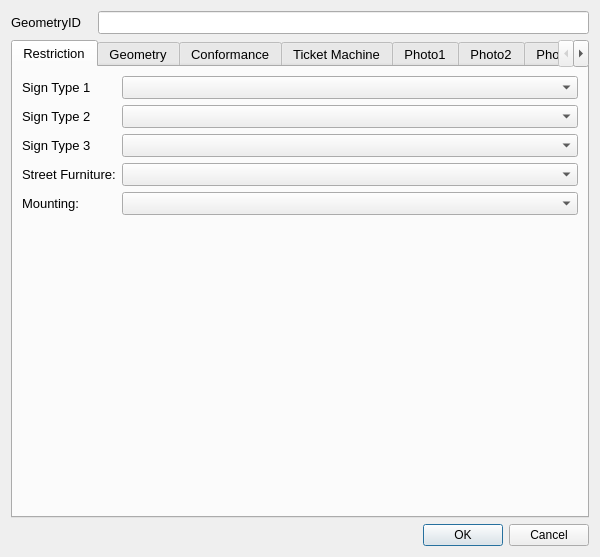
<?xml version="1.0" encoding="UTF-8"?>
<ui version="4.0">
 <class>Dialog</class>
 <widget class="QDialog" name="Dialog">
  <property name="geometry">
   <rect>
    <x>0</x>
    <y>0</y>
    <width>600</width>
    <height>557</height>
   </rect>
  </property>
  <property name="sizePolicy">
   <sizepolicy hsizetype="Minimum" vsizetype="Minimum">
    <horstretch>0</horstretch>
    <verstretch>0</verstretch>
   </sizepolicy>
  </property>
  <property name="maximumSize">
   <size>
    <width>600</width>
    <height>600</height>
   </size>
  </property>
  <property name="windowTitle">
   <string>Dialog</string>
  </property>
  <layout class="QFormLayout" name="formLayout_6">
   <item row="0" column="0">
    <widget class="QLabel" name="label">
     <property name="minimumSize">
      <size>
       <width>81</width>
       <height>16</height>
      </size>
     </property>
     <property name="font">
      <font>
       <pointsize>10</pointsize>
      </font>
     </property>
     <property name="text">
      <string>GeometryID</string>
     </property>
    </widget>
   </item>
   <item row="0" column="1">
    <widget class="QLineEdit" name="GeometryID">
     <property name="font">
      <font>
       <pointsize>10</pointsize>
      </font>
     </property>
     <property name="inputMask">
      <string/>
     </property>
     <property name="readOnly">
      <bool>true</bool>
     </property>
     <property name="placeholderText">
      <string/>
     </property>
    </widget>
   </item>
   <item row="1" column="0" colspan="2">
    <widget class="QTabWidget" name="Details">
     <property name="minimumSize">
      <size>
       <width>0</width>
       <height>0</height>
      </size>
     </property>
     <property name="font">
      <font>
       <pointsize>10</pointsize>
      </font>
     </property>
     <property name="cursor">
      <cursorShape>IBeamCursor</cursorShape>
     </property>
     <property name="mouseTracking">
      <bool>true</bool>
     </property>
     <property name="acceptDrops">
      <bool>true</bool>
     </property>
     <property name="currentIndex">
      <number>0</number>
     </property>
     <widget class="QWidget" name="RestrictionDetails">
      <property name="focusPolicy">
       <enum>Qt::NoFocus</enum>
      </property>
      <attribute name="title">
       <string>Restriction</string>
      </attribute>
      <layout class="QFormLayout" name="formLayout">
       <item row="0" column="0">
        <widget class="QLabel" name="Type1_4">
         <property name="text">
          <string>Sign Type 1</string>
         </property>
        </widget>
       </item>
       <item row="0" column="1">
        <widget class="QComboBox" name="SignType_1"/>
       </item>
       <item row="1" column="0">
        <widget class="QLabel" name="Type1_5">
         <property name="text">
          <string>Sign Type 2</string>
         </property>
        </widget>
       </item>
       <item row="1" column="1">
        <widget class="QComboBox" name="SignType_2"/>
       </item>
       <item row="2" column="0">
        <widget class="QLabel" name="Type1_6">
         <property name="text">
          <string>Sign Type 3</string>
         </property>
        </widget>
       </item>
       <item row="2" column="1">
        <widget class="QComboBox" name="SignType_3"/>
       </item>
       <item row="3" column="0">
        <widget class="QLabel" name="lbl_GeometryType_2">
         <property name="minimumSize">
          <size>
           <width>90</width>
           <height>16</height>
          </size>
         </property>
         <property name="font">
          <font>
           <pointsize>10</pointsize>
          </font>
         </property>
         <property name="text">
          <string>Street Furniture:</string>
         </property>
        </widget>
       </item>
       <item row="3" column="1">
        <widget class="QComboBox" name="Signs_Attachment"/>
       </item>
       <item row="4" column="0">
        <widget class="QLabel" name="lbl_GeometryType">
         <property name="minimumSize">
          <size>
           <width>90</width>
           <height>16</height>
          </size>
         </property>
         <property name="font">
          <font>
           <pointsize>10</pointsize>
          </font>
         </property>
         <property name="text">
          <string>Mounting:</string>
         </property>
        </widget>
       </item>
       <item row="4" column="1">
        <widget class="QComboBox" name="Signs_Mount"/>
       </item>
      </layout>
     </widget>
     <widget class="QWidget" name="Geometry">
      <attribute name="title">
       <string>Geometry</string>
      </attribute>
      <layout class="QFormLayout" name="formLayout_5">
       <item row="0" column="0">
        <widget class="QLabel" name="lbl_RoadName">
         <property name="minimumSize">
          <size>
           <width>90</width>
           <height>16</height>
          </size>
         </property>
         <property name="font">
          <font>
           <pointsize>10</pointsize>
          </font>
         </property>
         <property name="text">
          <string>Road Name:</string>
         </property>
        </widget>
       </item>
       <item row="0" column="1">
        <widget class="QLineEdit" name="RoadName"/>
       </item>
       <item row="1" column="0">
        <widget class="QLabel" name="lbl_USRN">
         <property name="minimumSize">
          <size>
           <width>90</width>
           <height>16</height>
          </size>
         </property>
         <property name="font">
          <font>
           <pointsize>10</pointsize>
          </font>
         </property>
         <property name="text">
          <string>USRN:</string>
         </property>
        </widget>
       </item>
       <item row="1" column="1">
        <widget class="QLineEdit" name="USRN"/>
       </item>
       <item row="2" column="0">
        <widget class="QLabel" name="lbl_AzToRoadCL">
         <property name="minimumSize">
          <size>
           <width>90</width>
           <height>16</height>
          </size>
         </property>
         <property name="font">
          <font>
           <pointsize>10</pointsize>
          </font>
         </property>
         <property name="text">
          <string>Direction to Road Centreline:</string>
         </property>
         <property name="wordWrap">
          <bool>true</bool>
         </property>
        </widget>
       </item>
       <item row="2" column="1">
        <widget class="QLineEdit" name="AzimuthToRoadCentreLine">
         <property name="text">
          <string/>
         </property>
        </widget>
       </item>
       <item row="3" column="1">
        <widget class="QToolButton" name="toolButton_2">
         <property name="text">
          <string>...</string>
         </property>
        </widget>
       </item>
       <item row="4" column="0">
        <widget class="QLabel" name="label_8">
         <property name="text">
          <string>Survey Date:</string>
         </property>
        </widget>
       </item>
       <item row="4" column="1">
        <widget class="QDateTimeEdit" name="Signs_DateTime">
         <property name="readOnly">
          <bool>true</bool>
         </property>
        </widget>
       </item>
       <item row="6" column="0">
        <widget class="QLabel" name="label_9">
         <property name="text">
          <string>Surveyor:</string>
         </property>
        </widget>
       </item>
       <item row="6" column="1">
        <widget class="QLineEdit" name="Surveyor">
         <property name="readOnly">
          <bool>true</bool>
         </property>
        </widget>
       </item>
       <item row="7" column="0">
        <widget class="QLabel" name="lbl_RoadName_2">
         <property name="minimumSize">
          <size>
           <width>90</width>
           <height>16</height>
          </size>
         </property>
         <property name="font">
          <font>
           <pointsize>10</pointsize>
          </font>
         </property>
         <property name="text">
          <string>RestrictionID:</string>
         </property>
        </widget>
       </item>
       <item row="7" column="1">
        <widget class="QLineEdit" name="RestrictionID"/>
       </item>
      </layout>
     </widget>
     <widget class="QWidget" name="Conformance">
      <attribute name="title">
       <string>Conformance</string>
      </attribute>
      <layout class="QFormLayout" name="formLayout_2">
       <item row="0" column="0">
        <widget class="QLabel" name="lbl_TimePeriod_5">
         <property name="minimumSize">
          <size>
           <width>90</width>
           <height>16</height>
          </size>
         </property>
         <property name="font">
          <font>
           <pointsize>10</pointsize>
          </font>
         </property>
         <property name="text">
          <string>Fading:</string>
         </property>
        </widget>
       </item>
       <item row="0" column="1">
        <widget class="QComboBox" name="Compl_Signs_Faded"/>
       </item>
       <item row="2" column="0">
        <widget class="QLabel" name="lbl_MaxStay_5">
         <property name="minimumSize">
          <size>
           <width>90</width>
           <height>16</height>
          </size>
         </property>
         <property name="font">
          <font>
           <pointsize>10</pointsize>
          </font>
         </property>
         <property name="text">
          <string>Obscurred:</string>
         </property>
        </widget>
       </item>
       <item row="2" column="1">
        <widget class="QComboBox" name="Compl_Signs_Obscured"/>
       </item>
       <item row="4" column="0">
        <widget class="QLabel" name="label_5">
         <property name="text">
          <string>Facing wrong direction</string>
         </property>
         <property name="wordWrap">
          <bool>true</bool>
         </property>
        </widget>
       </item>
       <item row="4" column="1">
        <widget class="QCheckBox" name="Compl_Signs_Direction">
         <property name="text">
          <string/>
         </property>
        </widget>
       </item>
       <item row="6" column="0">
        <widget class="QLabel" name="label_6">
         <property name="text">
          <string>Sign obsolete:</string>
         </property>
        </widget>
       </item>
       <item row="6" column="1">
        <widget class="QCheckBox" name="Compl_Signs_Obsolete">
         <property name="text">
          <string/>
         </property>
        </widget>
       </item>
       <item row="10" column="1">
        <widget class="QTextEdit" name="Signs_Notes"/>
       </item>
       <item row="17" column="0">
        <widget class="QLabel" name="label_4">
         <property name="text">
          <string>Photos taken:</string>
         </property>
        </widget>
       </item>
       <item row="17" column="1">
        <widget class="QCheckBox" name="PhotoTaken">
         <property name="text">
          <string/>
         </property>
        </widget>
       </item>
       <item row="10" column="0">
        <widget class="QLabel" name="label_3">
         <property name="text">
          <string>Notes:</string>
         </property>
        </widget>
       </item>
       <item row="8" column="0">
        <widget class="QLabel" name="label_7">
         <property name="text">
          <string>Other placement options</string>
         </property>
         <property name="wordWrap">
          <bool>true</bool>
         </property>
        </widget>
       </item>
       <item row="8" column="1">
        <widget class="QCheckBox" name="Compl_Signs_OtherOptions">
         <property name="text">
          <string/>
         </property>
        </widget>
       </item>
      </layout>
     </widget>
     <widget class="QWidget" name="TicketMachine">
      <attribute name="title">
       <string>Ticket Machine</string>
      </attribute>
      <layout class="QFormLayout" name="formLayout_3">
       <item row="0" column="0">
        <widget class="QLabel" name="Type1_7">
         <property name="text">
          <string>Ticket Machine Number:</string>
         </property>
        </widget>
       </item>
       <item row="0" column="1">
        <widget class="QLineEdit" name="TicketMachine_Nr"/>
       </item>
       <item row="1" column="0">
        <widget class="QCheckBox" name="checkBox">
         <property name="text">
          <string>Ringo present</string>
         </property>
        </widget>
       </item>
       <item row="2" column="0">
        <widget class="QLabel" name="Type1_8">
         <property name="text">
          <string>Ticket Machine Issues:</string>
         </property>
        </widget>
       </item>
       <item row="2" column="1">
        <widget class="QComboBox" name="Compl_Signs_TicketMachines"/>
       </item>
      </layout>
     </widget>
     <widget class="QWidget" name="Photos_01">
      <attribute name="title">
       <string>Photo1</string>
      </attribute>
      <layout class="QGridLayout" name="gridLayout_2">
       <item row="0" column="0">
        <widget class="QLabel" name="Photo_Widget_01">
         <property name="autoFillBackground">
          <bool>true</bool>
         </property>
         <property name="text">
          <string>Photo not found</string>
         </property>
        </widget>
       </item>
      </layout>
     </widget>
     <widget class="QWidget" name="Photos_02">
      <attribute name="title">
       <string>Photo2</string>
      </attribute>
      <layout class="QGridLayout" name="gridLayout_3">
       <item row="0" column="0">
        <widget class="QLabel" name="Photo_Widget_02">
         <property name="autoFillBackground">
          <bool>true</bool>
         </property>
         <property name="text">
          <string>Photo not found</string>
         </property>
        </widget>
       </item>
      </layout>
     </widget>
     <widget class="QWidget" name="Photos_03">
      <attribute name="title">
       <string>Photo3</string>
      </attribute>
      <widget class="QLabel" name="Photo_Widget_03">
       <property name="geometry">
        <rect>
         <x>0</x>
         <y>0</y>
         <width>640</width>
         <height>480</height>
        </rect>
       </property>
       <property name="autoFillBackground">
        <bool>true</bool>
       </property>
       <property name="text">
        <string>Photo not found</string>
       </property>
      </widget>
     </widget>
     <widget class="QWidget" name="tab">
      <attribute name="title">
       <string>Checking</string>
      </attribute>
      <layout class="QFormLayout" name="formLayout_4">
       <item row="0" column="0">
        <widget class="QCheckBox" name="MHTC_Checked">
         <property name="layoutDirection">
          <enum>Qt::LeftToRight</enum>
         </property>
         <property name="text">
          <string>Checked</string>
         </property>
        </widget>
       </item>
       <item row="1" column="0">
        <widget class="QLabel" name="label_13">
         <property name="text">
          <string>Checked By: </string>
         </property>
        </widget>
       </item>
       <item row="1" column="1">
        <widget class="QComboBox" name="MHTC_PersonChecking"/>
       </item>
       <item row="2" column="0">
        <widget class="QLabel" name="label_11">
         <property name="text">
          <string>Date Checked:</string>
         </property>
        </widget>
       </item>
       <item row="2" column="1">
        <widget class="QgsDateTimeEdit" name="MHTC_CheckDate"/>
       </item>
       <item row="3" column="0">
        <widget class="QLabel" name="label_10">
         <property name="text">
          <string>Issue identified:</string>
         </property>
        </widget>
       </item>
       <item row="3" column="1">
        <widget class="QComboBox" name="MHTC_CheckIssueTypeID"/>
       </item>
       <item row="4" column="0">
        <widget class="QLabel" name="label_12">
         <property name="text">
          <string>Notes:</string>
         </property>
         <property name="alignment">
          <set>Qt::AlignLeading|Qt::AlignLeft|Qt::AlignTop</set>
         </property>
        </widget>
       </item>
       <item row="4" column="1">
        <widget class="QTextEdit" name="MHTC_CheckNotes"/>
       </item>
       <item row="5" column="0" colspan="2">
        <widget class="QCheckBox" name="MHTC_CheckFieldVisitRequired">
         <property name="layoutDirection">
          <enum>Qt::LeftToRight</enum>
         </property>
         <property name="text">
          <string>Field Visit Required</string>
         </property>
        </widget>
       </item>
       <item row="6" column="0">
        <widget class="QCheckBox" name="MHTC_CheckStatus">
         <property name="text">
          <string>Action Completed</string>
         </property>
        </widget>
       </item>
      </layout>
     </widget>
    </widget>
   </item>
   <item row="2" column="1">
    <widget class="QDialogButtonBox" name="button_box">
     <property name="orientation">
      <enum>Qt::Horizontal</enum>
     </property>
     <property name="standardButtons">
      <set>QDialogButtonBox::Cancel|QDialogButtonBox::Ok</set>
     </property>
    </widget>
   </item>
  </layout>
 </widget>
 <customwidgets>
  <customwidget>
   <class>QgsDateTimeEdit</class>
   <extends>QDateTimeEdit</extends>
   <header>qgsdatetimeedit.h</header>
  </customwidget>
 </customwidgets>
 <resources/>
 <connections>
  <connection>
   <sender>button_box</sender>
   <signal>accepted()</signal>
   <receiver>Dialog</receiver>
   <slot>accept()</slot>
   <hints>
    <hint type="sourcelabel">
     <x>248</x>
     <y>254</y>
    </hint>
    <hint type="destinationlabel">
     <x>157</x>
     <y>274</y>
    </hint>
   </hints>
  </connection>
  <connection>
   <sender>button_box</sender>
   <signal>rejected()</signal>
   <receiver>Dialog</receiver>
   <slot>reject()</slot>
   <hints>
    <hint type="sourcelabel">
     <x>316</x>
     <y>260</y>
    </hint>
    <hint type="destinationlabel">
     <x>286</x>
     <y>274</y>
    </hint>
   </hints>
  </connection>
 </connections>
</ui>
